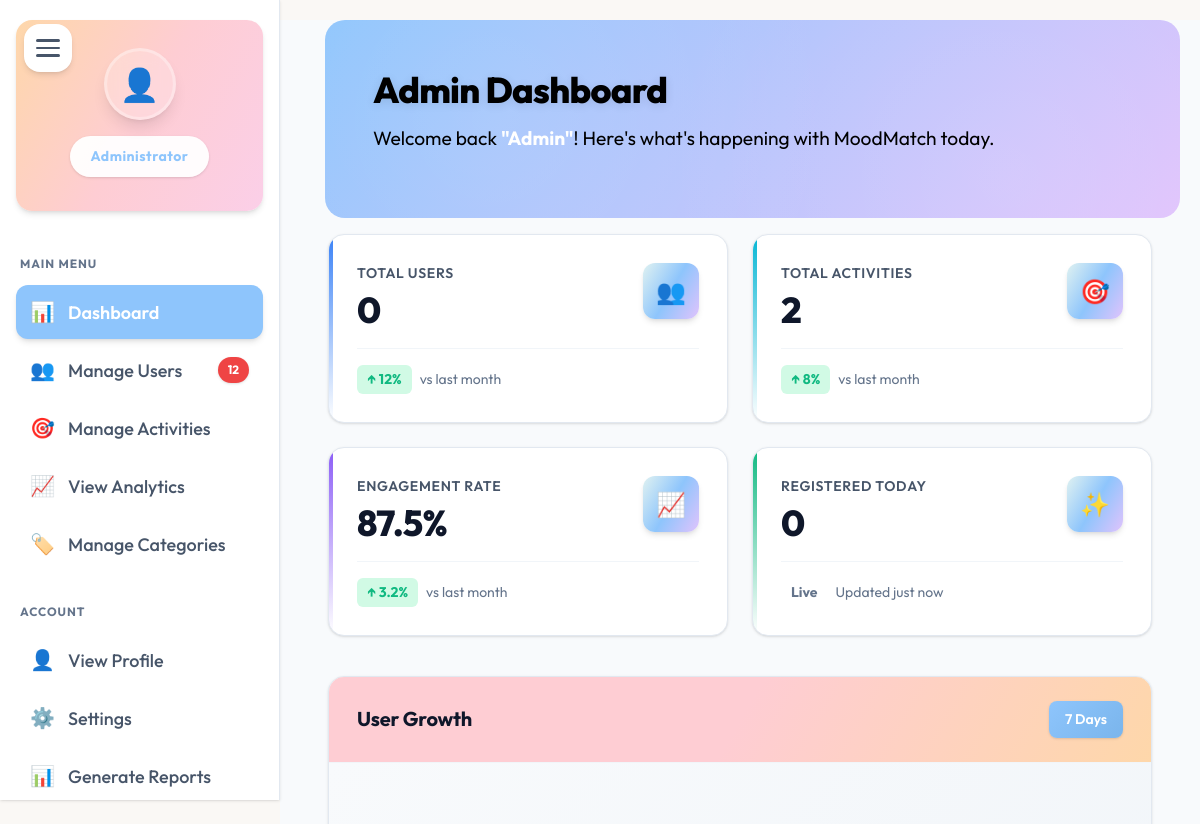
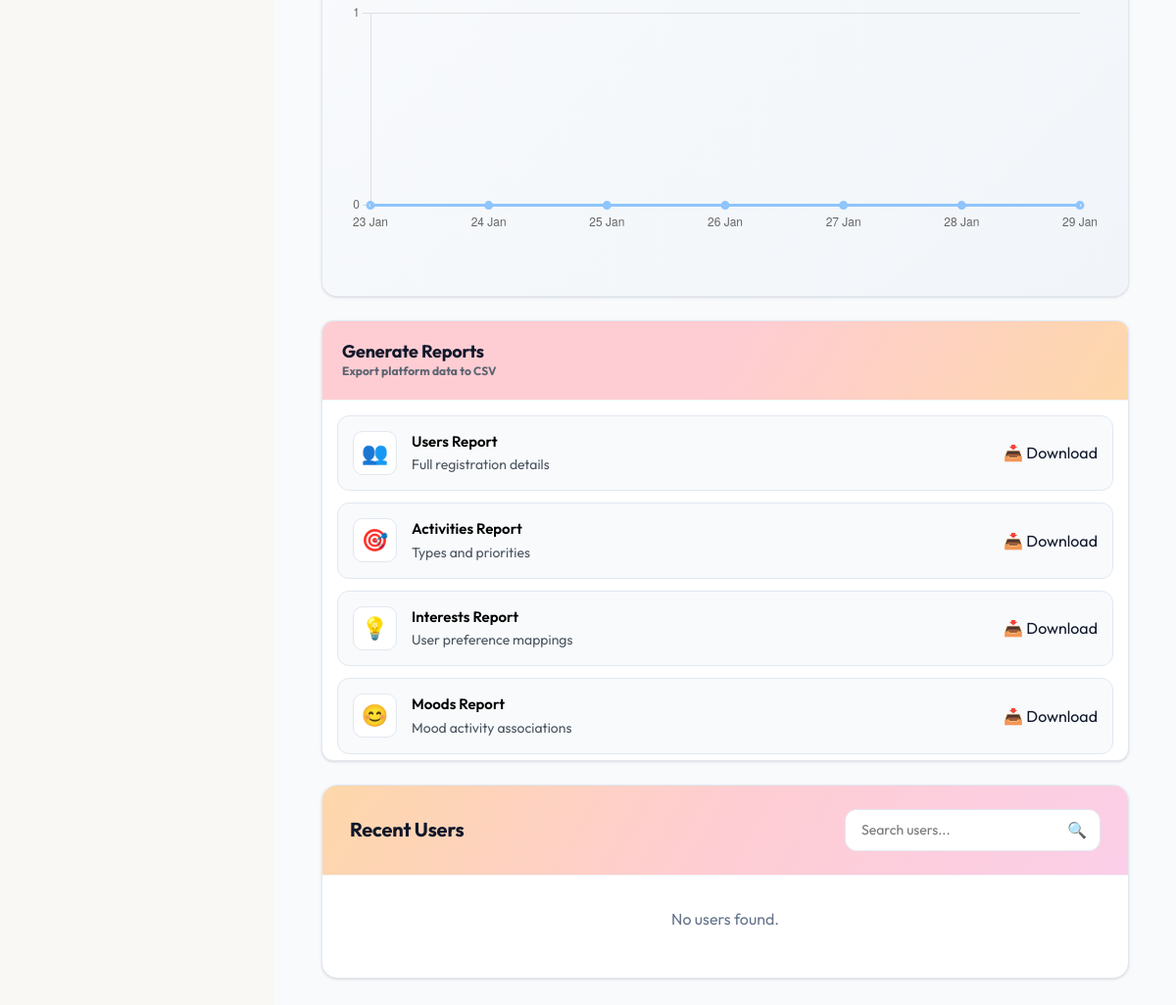
The app's page /admin/admin_dashboard (signed in), older data (2 pictures, top to bottom).
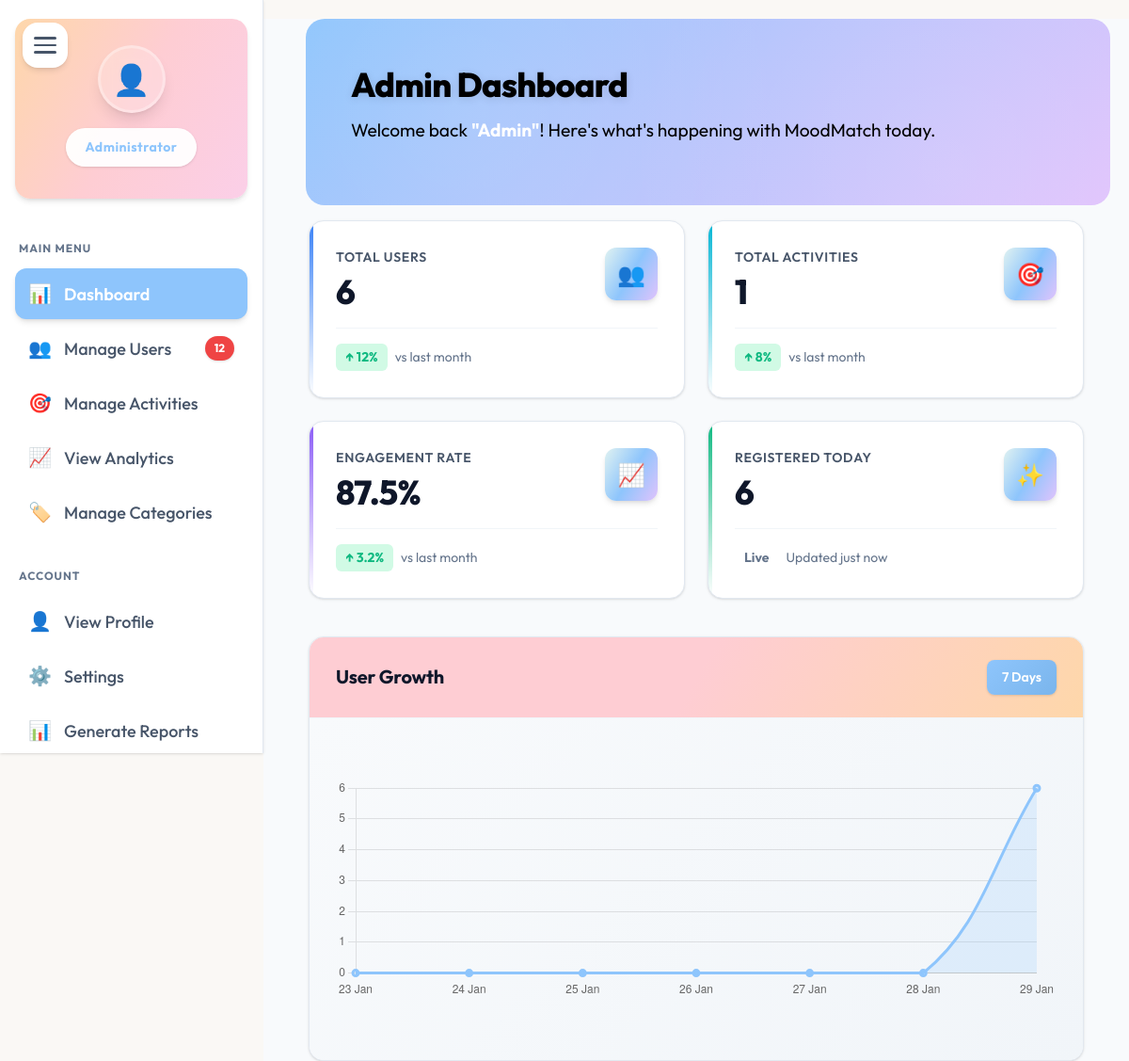
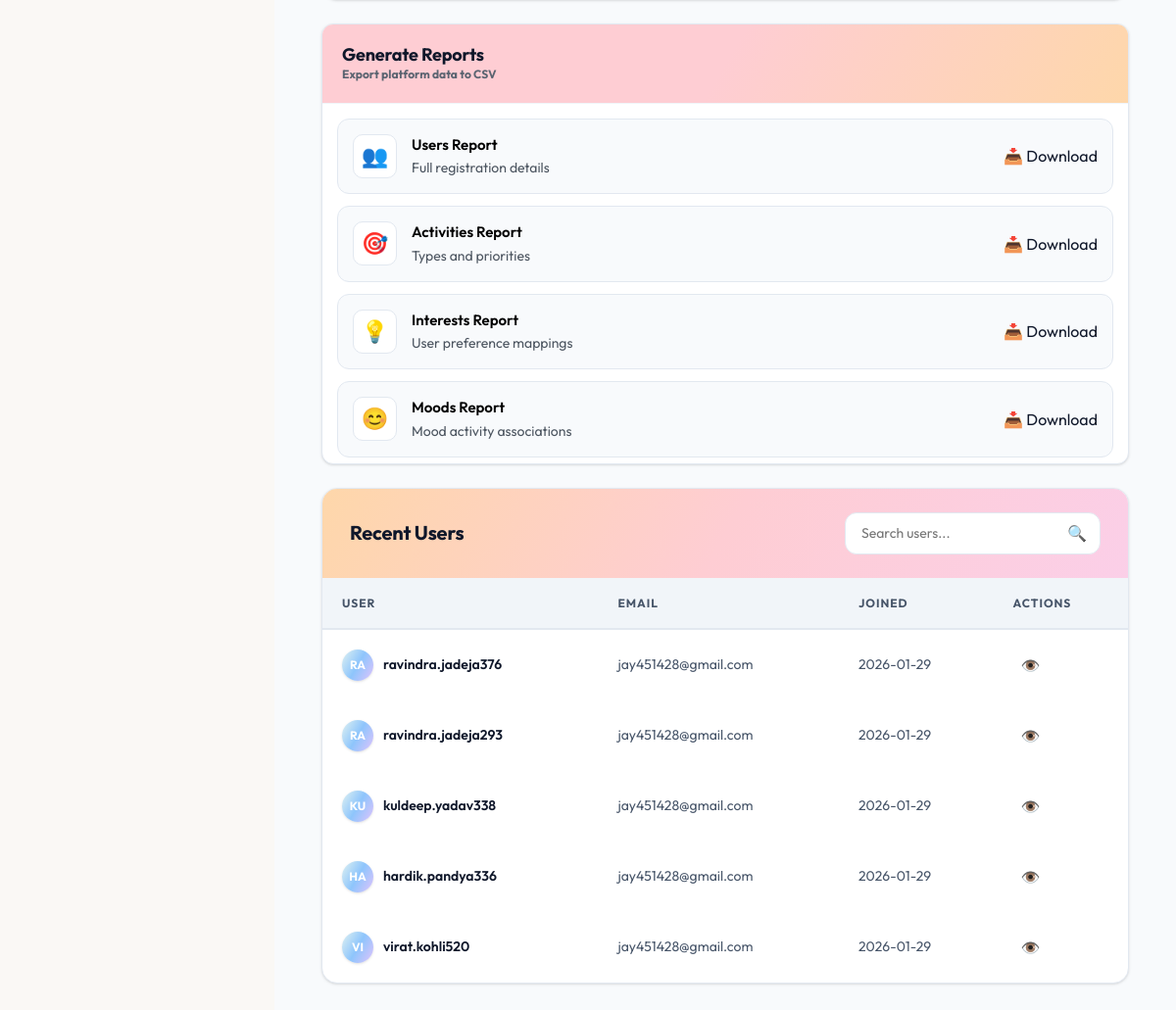
The same page, newer data (2 pictures, top to bottom).
### tables this page shows
CREATE TABLE admins(
    id INTEGER PRIMARY KEY AUTOINCREMENT,
    username TEXT,
    password_hash TEXT NOT NULL
);

CREATE TABLE users (
    id INTEGER PRIMARY KEY AUTOINCREMENT,
    first_name TEXT NOT NULL,
    last_name TEXT NOT NULL,
    email TEXT NOT NULL,
    phone_number TEXT,
    gender TEXT CHECK (gender IN ('male', 'female', 'other')),
    date_of_birth DATE,
    street_address TEXT,
    city TEXT,
    state TEXT,
    postal_code TEXT,
    country TEXT,
    profile_picture TEXT,
    password_hash TEXT NOT NULL,
    created_at DATETIME DEFAULT CURRENT_TIMESTAMP
, username TEXT, reset_code TEXT);

### routes/admin.py (the view)
@admin_bp.route("/admin_dashboard")
@login_required
def admin_dashboard():
    conn = get_db()
    cursor = conn.cursor()
    try:
        admins = get_admin_name(cursor)
        cursor.execute("SELECT COUNT(*) from users")
        total_users = cursor.fetchone()[0]
        cursor.execute("SELECT COUNT(*) FROM activities")
        total_activities = cursor.fetchone()[0]
        cursor.execute(
            "SELECT COUNT(*) FROM users WHERE DATE(created_at) = DATE('now')"
        )
        registered_today = cursor.fetchone()[0]
        cursor.execute(
            """
            SELECT DATE(created_at) as reg_date, COUNT(id) as user_count
            FROM users WHERE created_at >= DATE('now', '-6 days')
            GROUP BY reg_date ORDER BY reg_date ASC
        """
        )
        reg_stats = {row["reg_date"]: row["user_count"] for row in cursor.fetchall()}
        chart_labels, chart_data = [], []
        for i in range(6, -1, -1):
            day = date.today() - timedelta(days=i)
            chart_labels.append(day.strftime("%d %b"))
            chart_data.append(reg_stats.get(day.isoformat(), 0))
        cursor.execute(
            """
            SELECT m.name, COUNT(am.activity_id) as count FROM moods m
            JOIN activity_moods am ON m.id = am.mood_id
            GROUP BY m.name ORDER BY count DESC LIMIT 5
        """
        )
        mood_rows = cursor.fetchall()
        mood_labels = [r[0] for r in mood_rows]
        mood_data = [r[1] for r in mood_rows]
        cursor.execute(
            "SELECT id, username, email, created_at FROM users ORDER BY created_at DESC LIMIT 5"
        )
        users = [dict(row) for row in cursor.fetchall()]
        return render_template(
            "admin/admin_dashboard.html",
            admins=admins,
            total_users=total_users,
            total_activities=total_activities,
            registered_today=registered_today,
            users=users,
            chart_labels=chart_labels,
            chart_data=chart_data,
            mood_labels=mood_labels,
            mood_data=mood_data,
            mood_colors=["#8ec5fc", "#e0c3fc", "#a8d5fc", "#ead5fc", "#cbd5e1"],
        )
    finally:
        conn.close()

### templates/admin/admin_dashboard.html (shortened to what this page needs)
{% extends 'admin/admin_base.html' %}
{% block sidebar_class %}static-expanded{% endblock %}
{% block admin_styles %}
<link rel="stylesheet" href="{{ url_for('static', filename='css/admin.css') }}" />
{% endblock %}
{% block admin_content %}
<div class="admin-dashboard-wrapper with-static-sidebar">
  <div class="admin-header">
    <div class="admin-header-content">
      <div class="admin-title-section">
        <h1>Admin Dashboard</h1>
        <p class="admin-subtitle">
          Welcome back <b style="color:white;">"{{ admins|capitalize }}"</b>! Here's what's happening with MoodMatch
          today.
        </p>
      </div>
    </div>
  </div>
  <div class="admin-content">
    <div class="admin-stats-grid">
      <div class="admin-stat-card blue">
        <div class="admin-stat-header">
          <div class="admin-stat-info">
            <div class="admin-stat-label">Total Users</div>
            <div class="admin-stat-value">{{ total_users }}</div>
          </div>
          <div class="admin-stat-icon">👥</div>
        </div>
        <div class="admin-stat-footer">
          <span class="admin-stat-trend up">↑ 12%</span>
          <span>vs last month</span>
        </div>
      </div>
      <div class="admin-stat-card cyan">
        <div class="admin-stat-header">
          <div class="admin-stat-info">
            <div class="admin-stat-label">Total Activities</div>
            <div class="admin-stat-value">{{ total_activities }}</div>
          </div>
          <div class="admin-stat-icon">🎯</div>
        </div>
        <div class="admin-stat-footer">
          <span class="admin-stat-trend up">↑ 8%</span>
          <span>vs last month</span>
        </div>
      </div>
      <div class="admin-stat-card purple">
        <div class="admin-stat-header">
          <div class="admin-stat-info">
            <div class="admin-stat-label">Engagement Rate</div>
            <div class="admin-stat-value">87.5%</div>
          </div>
          <div class="admin-stat-icon">📈</div>
        </div>
        <div class="admin-stat-footer">
          <span class="admin-stat-trend up">↑ 3.2%</span>
          <span>vs last month</span>
        </div>
      </div>
      <div class="admin-stat-card green">
        <div class="admin-stat-header">
          <div class="admin-stat-info">
            <div class="admin-stat-label">Registered Today</div>
            <div class="admin-stat-value">{{ registered_today }}</div>
          </div>
          <div class="admin-stat-icon">✨</div>
        </div>
        <div class="admin-stat-footer">
          <span class="admin-stat-trend">Live</span>
          <span>Updated just now</span>
        </div>
      </div>
    </div>
    <div class="admin-content-grid">
      <div class="admin-chart-card">
        <div class="admin-card-header">
          <h2 class="admin-card-title">User Growth</h2>
          <div class="admin-card-actions">
            <button class="admin-filter-btn active">7 Days</button>
          </div>
        </div>
        <div class="admin-chart-placeholder">
          <canvas id="registrationChart"></canvas>
        </div>
      </div>
      <div class="admin-activity-card">
    <div class="admin-card-header" style="padding: 20px; border-bottom: 1px solid #f1f5f9; display: flex; justify-content: space-between; align-items: center;">
        <div>
            <h2 class="admin-card-title" style="margin:0; font-size: 18px;">Generate Reports</h2>
            <p style="font-size: 12px; color: #5b6471; margin: 0; font-weight:bolder">Export platform data to CSV</p>
        </div>
    </div>
    <div class="admin-reports-list">
        <div class="report-card">
            <div style="display: flex; align-items: center; min-width: 0;">
                <div class="report-icon">👥</div>
                <div class="report-info">
                    <div class="report-title">Users Report</div>
                    <p class="report-description">Full registration details</p>
                </div>
            </div>
            <a href="{{ url_for('admin.export_users_report') }}" class="report-button">📥 Download</a>
        </div>
        <div class="report-card">
            <div style="display: flex; align-items: center; min-width: 0;">
                <div class="report-icon">🎯</div>
                <div class="report-info">
                    <div class="report-title">Activities Report</div>
                    <p class="report-description">Types and priorities</p>
                </div>
            </div>
            <a href="{{ url_for('admin.export_activities_report') }}" class="report-button">📥 Download</a>
        </div>
        <div class="report-card">
            <div style="display: flex; align-items: center; min-width: 0;">
                <div class="report-icon">💡</div>
                <div class="report-info">
                    <div class="report-title">Interests Report</div>
                    <p class="report-description">User preference mappings</p>
                </div>
            </div>
            <a href="{{ url_for('admin.export_user_interests_report') }}" class="report-button">📥 Download</a>
        </div>
        <div class="report-card">
            <div style="display: flex; align-items: center; min-width: 0;">
                <div class="report-icon">😊</div>
                <div class="report-info">
                    <div class="report-title">Moods Report</div>
                    <p class="report-description">Mood activity associations</p>
                </div>
            </div>
            <a href="{{ url_for('admin.export_moods_report') }}" class="report-button">📥 Download</a>
        </div>
    </div>
</div>
      <div class="admin-table-card">
        <div class="admin-table-header">
          <h2 class="admin-card-title">Recent Users</h2>
          <div class="admin-search-box">
            <span class="admin-search-icon">🔍</span>
            <input type="text" class="admin-search-input" placeholder="Search users..." />
          </div>
        </div>
        {% if users %}
        <table class="admin-table">
          <thead>
            <tr>
              <th>User</th>
              <th>Email</th>
              <th>Joined</th>
              <th>Actions</th>
            </tr>
          </thead>
          <tbody>
            {% for user in users %}
            <tr>
              <td>
                <div style="display: flex; align-items: center; gap: 10px;">
                  <div class="admin-activity-avatar" style="width: 32px; height: 32px; font-size: 0.75rem;">
                    {{ user.username[:2]|upper }}
                  </div>
                  <strong>{{ user.username }}</strong>
                </div>
              </td>
              <td>{{ user.email }}</td>
              <td>{{ user.created_at[:10] }}</td>
              <td>
                <div class="admin-table-actions">
                  <button class="admin-icon-btn" onclick="viewUser({{ user.id }})">👁️</button>
                </div>
              </td>
            </tr>
            {% endfor %}
          </tbody>
        </table>
        {% else %}
        <p style="text-align:center; color:#64748b; padding:2rem;">No users found.</p>
        {% endif %}
      </div>
    </div>
  </div>
</div>
<script>
  // Wait for the DOM to be fully loaded
  document.addEventListener('DOMContentLoaded', function () {
    // 1. Initialize Registration Chart
    const ctx = document.getElementById('registrationChart').getContext('2d');
    const chartLabels = {{ chart_labels | tojson | safe
  }};
  const chartData = {{ chart_data | tojson | safe }};
  new Chart(ctx, {
    type: 'line',
    data: {
      labels: chartLabels,
      datasets: [{
        label: 'New Users',
        data: chartData,
        borderColor: '#8ec5fc',
        backgroundColor: 'rgba(142, 197, 252, 0.2)',
        borderWidth: 3,
        tension: 0.4,
        fill: true
      }]
    },
    options: {
      responsive: true,
      maintainAspectRatio: false,
      plugins: { legend: { display: false } },
      scales: {
        y: { beginAtZero: true, ticks: { stepSize: 1 } },
        x: { grid: { display: false } }
      }
    }
  });
  // 2. Initialize Filter and Search Logic
  initializePageScripts();
  });
  // User Action Functions
  function viewUser(userId) {
    console.log('Viewing user:', userId);
    // Add your modal logic here
  }
  function initializePageScripts() {
    // Filter Buttons
    const filterBtns = document.querySelectorAll(".admin-filter-btn");
    filterBtns.forEach((btn) => {
      btn.addEventListener("click", function () {
        filterBtns.forEach((b) => b.classList.remove("active"));
        this.classList.add("active");
      });
    });
    // Search Logic
    const searchInput = document.querySelector(".admin-search-input");
    if (searchInput) {
      searchInput.addEventListener("input", function (e) {
        const searchTerm = e.target.value.toLowerCase();
        const tableRows = document.querySelectorAll(".admin-table tbody tr");
        tableRows.forEach((row) => {
          row.style.display = row.textContent.toLowerCase().includes(searchTerm) ? "" : "none";
        });
      });
    }
  }
</script>
{% endblock %}

### templates/admin/admin_base.html (shortened to what this page needs)
{% extends 'base.html' %}
{% block head %}
<link rel="stylesheet" href="{{ url_for('static', filename='css/admin.css') }}"/>
<link rel="stylesheet" href="{{ url_for('static', filename='css/styles.css') }}">
{% block admin_styles %}{% endblock %}
{% endblock %}
{% block content %}
<button class="hamburger-btn" id="hamburgerBtn" aria-label="Toggle sidebar">
  <span></span>
  <span></span>
  <span></span>
</button>
<aside class="admin-sidebar {% block sidebar_class %}{% endblock %}" id="adminSidebar">
  <div class="admin-sidebar-profile">
    <div class="admin-profile-avatar">
      <div class="avatar-circle">👤</div>
    </div>
    <div class="admin-profile-role">Administrator</div>
  </div>
  <nav class="admin-sidebar-nav">
    <div class="admin-nav-section">
      <div class="admin-nav-label">Main Menu</div>
      <ul class="admin-nav-list">
        <li class="admin-nav-item">
          <a href="{{ url_for('admin.admin_dashboard') }}" class="admin-nav-link {% if request.endpoint == 'admin.admin_dashboard' %}active{% endif %}">
            <span class="admin-nav-icon">📊</span>
            <span class="admin-nav-text">Dashboard</span>
          </a>
        </li>
        <li class="admin-nav-item">
          <a href="{{ url_for('admin.manage_users') }}" class="admin-nav-link {% if request.endpoint == 'admin.manage_users' %}active{% endif %}">
            <span class="admin-nav-icon">👥</span>
            <span class="admin-nav-text">Manage Users</span>
            <span class="admin-nav-badge">12</span>
          </a>
        </li>
        <li class="admin-nav-item">
          <a href="{{ url_for('admin.manage_activity') }}" class="admin-nav-link {% if request.endpoint == 'admin.manage_activity' %}active{% endif %}">
            <span class="admin-nav-icon">🎯</span>
            <span class="admin-nav-text">Manage Activities</span>
          </a>
        </li>
        <li class="admin-nav-item">
          <a href="#" class="admin-nav-link">
            <span class="admin-nav-icon">📈</span>
            <span class="admin-nav-text">View Analytics</span>
          </a>
        </li>
        <li class="admin-nav-item">
          <a href="#" class="admin-nav-link">
            <span class="admin-nav-icon">🏷️</span>
            <span class="admin-nav-text">Manage Categories</span>
          </a>
        </li>
      </ul>
    </div>
    <div class="admin-nav-section">
      <div class="admin-nav-label">Account</div>
      <ul class="admin-nav-list">
        <li class="admin-nav-item">
          <a href="#" class="admin-nav-link">
            <span class="admin-nav-icon">👤</span>
            <span class="admin-nav-text">View Profile</span>
          </a>
        </li>
        <li class="admin-nav-item">
          <a href="#" class="admin-nav-link">
            <span class="admin-nav-icon">⚙️</span>
            <span class="admin-nav-text">Settings</span>
          </a>
        </li>
        <li class="admin-nav-item">
          <a href="#" class="admin-nav-link">
            <span class="admin-nav-icon">📊</span>
            <span class="admin-nav-text">Generate Reports</span>
          </a>
        </li>
      </ul>
    </div>
  </nav>
</aside>
{% block admin_content %}{% endblock %}
{% endblock %}

### templates/base.html (shortened to what this page needs)
<!doctype html>
<html lang="en">
<head>
  <link href="https://cdn.jsdelivr.net/npm/bootstrap@5.3.3/dist/css/bootstrap.min.css" rel="stylesheet"
 />
  <link rel="stylesheet" href="{{ url_for('static', filename='css/styles.css') }}" />
  {% block head %}{% endblock %}
</head>
<body>
  <main class="main-content">{% block content %}{% endblock %}</main>
</body>
</html>

Row changes from the older to the newer data that the page shows:
added users: username "RA", username "ravindra.jadeja376", email "jay451428@gmail.com", created_at "2026-01-29"
added users: username "RA", username "ravindra.jadeja293", email "jay451428@gmail.com", created_at "2026-01-29"
added users: username "KU", username "kuldeep.yadav338", email "jay451428@gmail.com", created_at "2026-01-29"
added users: username "HA", username "hardik.pandya336", email "jay451428@gmail.com", created_at "2026-01-29"
added users: username "VI", username "virat.kohli520", email "jay451428@gmail.com", created_at "2026-01-29"
Text that changed along with them:
{{ total_users }}: "0" → "6"
{{ total_activities }}: "2" → "1"
{{ registered_today }}: "0" → "6"
chart data {{ chart_data | tojson | safe }}: [0, 0, 0, 0, 0, 0, 0] → [0, 0, 0, 0, 0, 0, 6]
text no longer shown: "No users found."
text now shown: "USER EMAIL JOINED ACTIONS"
